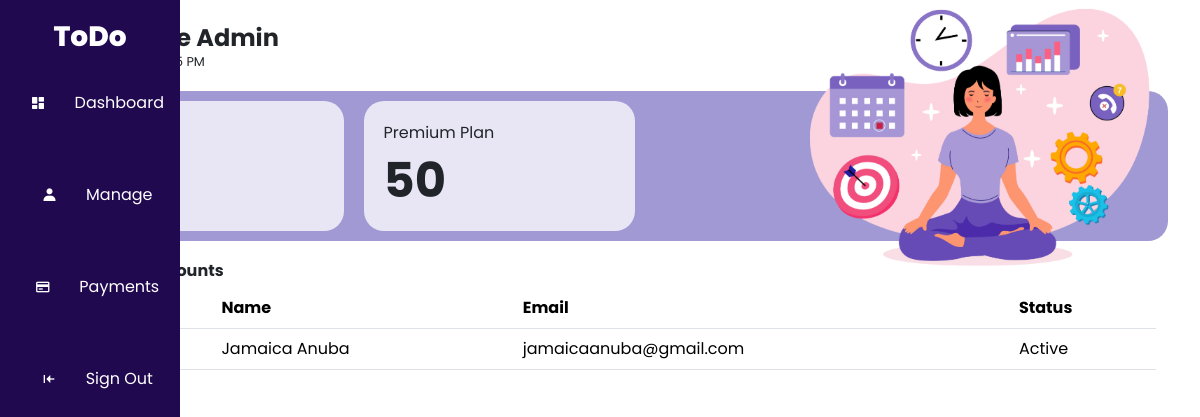
The app's page /admin.php with its own data.
### tables this page shows
CREATE TABLE `accounts` (
  `u_id` int(100) NOT NULL,
  `u_name` varchar(50) NOT NULL,
  `email` varchar(50) NOT NULL,
  `username` varchar(50) NOT NULL,
  `password` varchar(100) NOT NULL,
  `u_type` varchar(50) NOT NULL,
  `plan_id` int(50) NOT NULL,
  `u_status` varchar(50) NOT NULL
);

### include/classAccounts.php (called while the page is built, shortened)
<?php
class accountManage {
    private $conn;
    public function __construct($dbConnection) {
        $this->conn = $dbConnection;
    }
    public function getPendingAccounts() {
        $statement = $this->conn->prepare("SELECT * FROM accounts WHERE u_status = 'Active'");
        $statement->execute();
        return $statement->fetchAll(PDO::FETCH_ASSOC);
    }
}
?>

### admin.php (the view, shortened to what this page needs)
<?php
include_once("include/connection.php");
include("include/classAccounts.php");
$accountManager = new accountManage($conn);
$user = $accountManager->getPendingAccounts();
?>
<!DOCTYPE html>
<html lang="en">
<head>
    <link rel="stylesheet" href="css/bootstrap.min.css">
    <link rel="stylesheet" href="css/admin.css">
    <link href='https://unpkg.com/boxicons@2.1.4/css/boxicons.min.css' rel='stylesheet'>
</head>
<body>
    <div class="sidebar">
        <h3>ToDo</h3>
        <div class="menu">
            <ul>
                <li><i class='bx bxs-dashboard'></i>&nbsp;&nbsp;<a href="" class="dashboard">Dashboard</a></li>
                <li><i class='bx bxs-user'></i>&nbsp;&nbsp;<a href="" class="manage">Manage</a></li>
                <li><i class='bx bx-credit-card'></i>&nbsp;&nbsp;<a href="" class="payments">Payments</a></li>
                <li><i class='bx bxs-arrow-to-left'></i>&nbsp;&nbsp;<a href="logout.php" onclick="showLogoutModal()">Sign Out</a></li>
            </ul>
        </div>
    </div>
    <div class="wrapper">
        <div class="container dashboard-con" id="dashboard-con">
            <div class="container top-head">
                <p><strong>Welcome <span>Admin</span></strong></p>
                <div id="datetime"></div>
            </div>
            <div class="container dash-count">
                <div class="basic-plan">
                    <p>Basic Plan  <br>
                        <span>100</span></p>
                </div>
                <div class="premiuim-plan">
                    <p>Premium Plan  <br>
                        <span>50</span></p>
                </div>
                <div class="image">
                    <img src="img/image1.png" class="image-girl" alt="Image">
                </div>
            </div>
            <div class="container pending-accounts">
                <h5><strong>Pending Accounts</strong></h5>
                <table class="table">
                    <thead>
                        <tr>
                            <th scope="col">#</th>
                            <th scope="col">ID</th>
                            <th scope="col">Name</th>
                            <th scope="col">Email</th>
                            <th scope="col">Status</th>
                        </tr>
                    </thead>
                    <tbody>
                        <?php foreach($user as $i => $user): ?>
                        <tr>
                            <th scope="row"><?php echo $i + 1; ?></th>
                            <td><?php echo $user['u_id']?></td>
                            <td><?php echo $user['u_name']?></td>
                            <td><?php echo $user['email']?></td>
                            <td><?php echo $user['u_status']?></td>
                        </tr>
                        <?php endforeach ?>
                    </tbody>
                </table>
            </div>
        </div>
    </div>
</body>
</html>

### css/admin.css (style rules this page uses)
* { margin: 0; padding: 0; font-family: "Poppins", sans-serif; box-sizing: border-box; }
.sidebar { padding-top:20px ; z-index: 100; position: fixed; height: 100%; width: 15%; background-color: #210950; text-align: center; color: white; line-height: 3; }
.sidebar h3 { font-weight: 800; }
.sidebar li { border-radius: 20px; display: flex; justify-content: center; align-items: center; width: 270px; margin-bottom: 10px; padding: 5px; list-style: none; text-align: left; }
#datetime { position: relative; bottom: 20px; }
.wrapper { position: relative; margin: 0 auto; padding: 20px; padding-left: 50px; width: 100%; height: 100vh; float: right; margin-left: 78px; }
.dashboard-con { height: 100%; }
.dash-count { padding: 10px; width: 100%; background-color: #a099d4; border-radius: 20px; display: flex; height: 150px; gap: 20px; }
.image-girl { position: relative; bottom: 150px; left: 30%; width: 70%; }

### records on screen
accounts: u_name "Jamaica Anuba", email "jamaicaanuba@gmail.com", u_status "Active"
